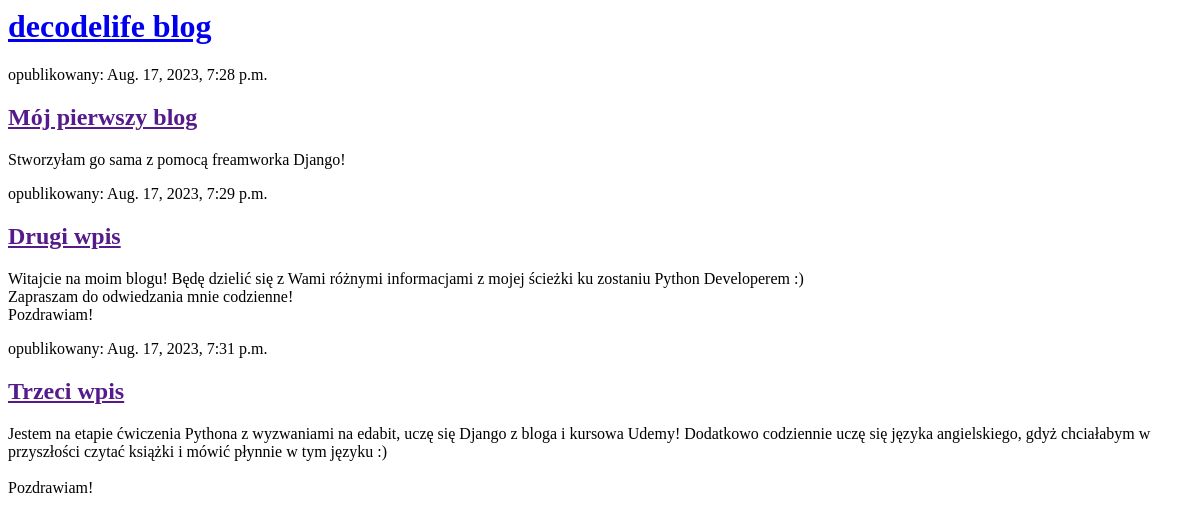
Before: / with the older database file.
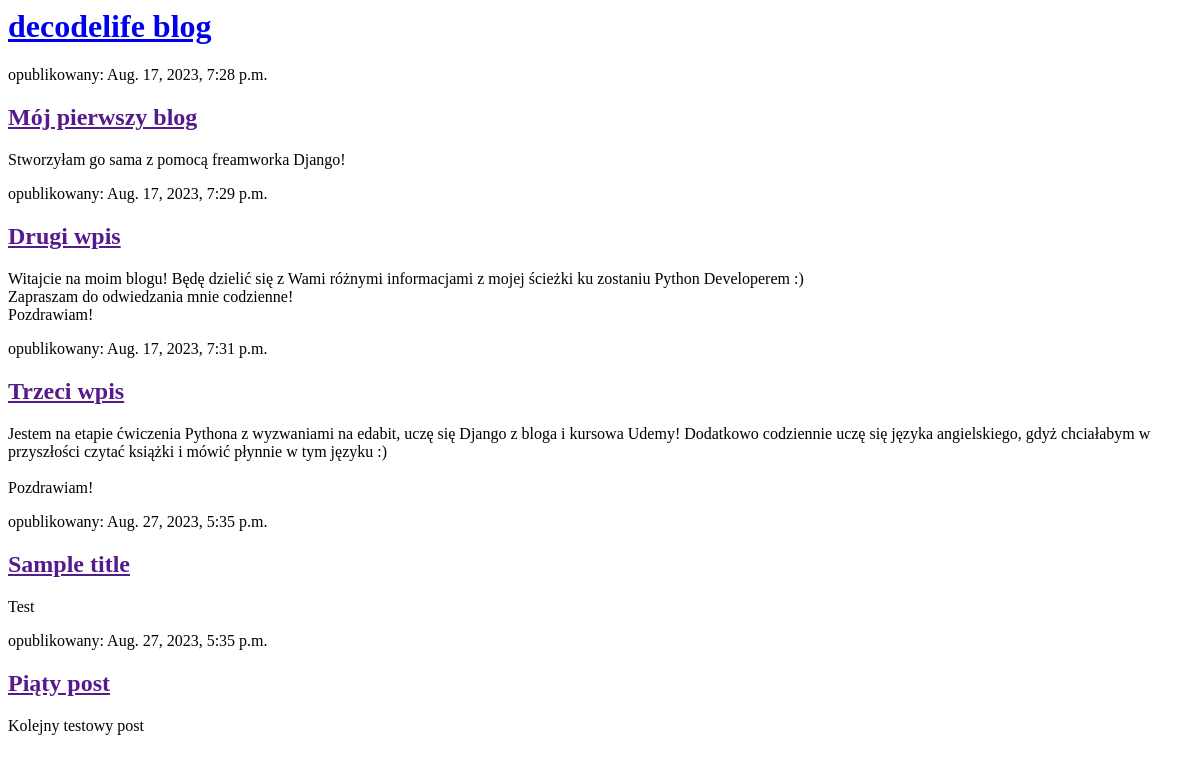
After: the same page with the newer database file.
### blog/models.py (models this page shows, shortened)
class Post(models.Model):
    author = models.ForeignKey(settings.AUTH_USER_MODEL, on_delete=models.CASCADE)
    title = models.CharField(max_length=200)
    text = models.TextField()
    created_date = models.DateTimeField(default=timezone.now)
    published_date = models.DateTimeField(blank=True, null=True)

### blog/views.py (the view)
# urls.py: path('', views.post_list, name='post_list'),
def post_list(request):
    posts = Post.objects.all().order_by('created_date')
    return render(request, 'blog/post_list.html', {'posts': posts})

### blog/templates/blog/post_list.html (shortened to what this page needs)
<html>
    <head>
    </head>
    <body>
        <div>
            <h1><a href="/">decodelife blog</a></h1>
        </div>
        {% for post in posts %}
            <div>
                <p>opublikowany: {{ post.created_date }}</p>
                <h2><a href="">{{ post.title }}</a></h2>
                <p>{{ post.text|linebreaksbr }}</p>
            </div>
        {% endfor %}
    </body>
</html>

Changed rows visible on the page:
added Post: created_date "Aug. 27, 2023, 5:35 p.m.", title "Sample title", text "Test"
added Post: created_date "Aug. 27, 2023, 5:35 p.m.", title "Piąty post", text "Kolejny testowy post"
